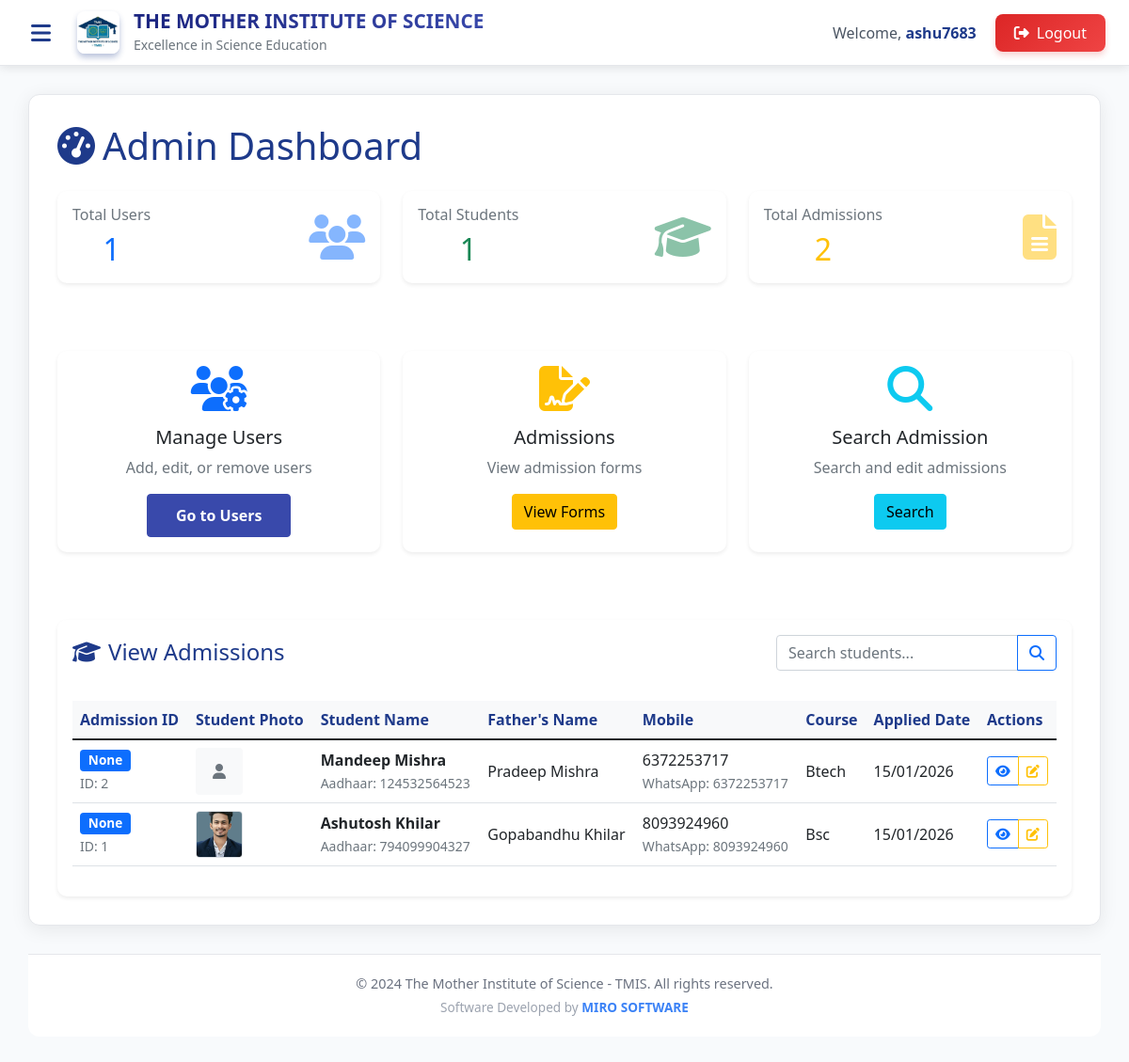
/admin-dashboard/ (signed in), run on an earlier commit of the app's database.
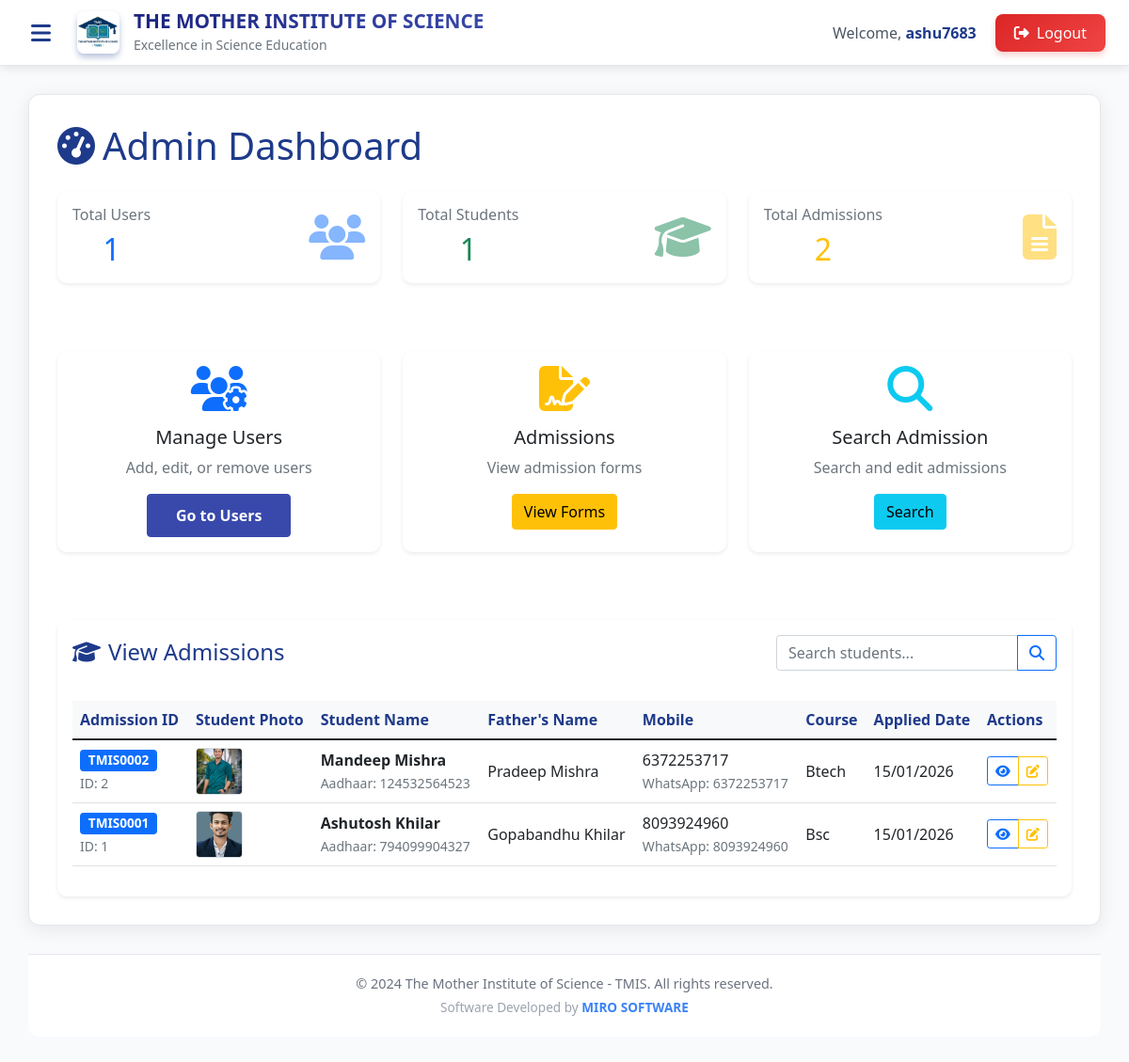
And on a later commit of the database.
### institute/models.py (models this page shows, shortened)
class Admission(models.Model):
    admission_id = models.CharField(max_length=20, unique=True, blank=True, null=True, verbose_name="Admission ID")
    student_image = models.ImageField(upload_to='student_images/', blank=True, null=True, verbose_name="Student Photo")
    student_name = models.CharField(max_length=100)
    father_name = models.CharField(max_length=100)
    mother_name = models.CharField(max_length=100)
    date_of_birth = models.DateField()
    mobile_number = models.CharField(max_length=15)
    address = models.TextField()
    adhaar_number = models.CharField(max_length=20)
    whatsapp_number = models.CharField(max_length=15)
    blood_group = models.CharField(max_length=5)
    category = models.CharField(max_length=50)
    college_name = models.CharField(max_length=200)
    board_name = models.CharField(max_length=100)
    college_roll_no = models.CharField(max_length=50)
    batch = models.CharField(max_length=50)
    eleventh_year = models.CharField(max_length=10)
    twelfth_year = models.CharField(max_length=10)
    course = models.CharField(max_length=100)
    enrolled_for = models.CharField(max_length=100)
    sams_login_id = models.CharField(max_length=100, blank=True)
    sams_password = models.CharField(max_length=100, blank=True)
    pen_number = models.CharField(max_length=100, blank=True)
    apaar_id = models.CharField(max_length=100, blank=True)
    visitor1_name = models.CharField(max_length=100, blank=True)
    visitor1_relation = models.CharField(max_length=100, blank=True)
    visitor1_contact = models.CharField(max_length=15, blank=True)
    visitor2_name = models.CharField(max_length=100, blank=True)
    visitor2_relation = models.CharField(max_length=100, blank=True)
    visitor2_contact = models.CharField(max_length=15, blank=True)
    hostel_fees = models.DecimalField(max_digits=10, decimal_places=2, default=0)
    academics_accommodation = models.TextField(blank=True)
    admitted_college_fees = models.DecimalField(max_digits=10, decimal_places=2, default=0)
    college_dress = models.CharField(max_length=100, blank=True)
    books = models.CharField(max_length=100, blank=True)
    college_transportation = models.CharField(max_length=100, blank=True)
    tms_dress = models.CharField(max_length=100, blank=True)
    installment1 = models.DecimalField(max_digits=10, decimal_places=2, default=0)
    installment2 = models.DecimalField(max_digits=10, decimal_places=2, default=0)
    installment3 = models.DecimalField(max_digits=10, decimal_places=2, default=0)
    installment4 = models.DecimalField(max_digits=10, decimal_places=2, default=0)
    installment5 = models.DecimalField(max_digits=10, decimal_places=2, default=0)
    installment6 = models.DecimalField(max_digits=10, decimal_places=2, default=0)
    tms_fees = models.DecimalField(max_digits=10, decimal_places=2, default=0)
    guardian_signature = models.CharField(max_length=100, blank=True)
    student_signature = models.CharField(max_length=100, blank=True)
    tms_signature = models.CharField(max_length=100, blank=True)
    created_at = models.DateTimeField(auto_now_add=True)
    updated_at = models.DateTimeField(auto_now=True)
    submitted_by = models.ForeignKey(CustomUser, on_delete=models.SET_NULL, null=True, blank=True)

### institute/views.py (the view, shortened to what this page needs)
# urls.py: path('admin-dashboard/', views.admin_dashboard, name='admin_dashboard'),
@login_required
def admin_dashboard(request):
    if request.user.user_type != 'admin':
        return redirect('home')
    total_users = CustomUser.objects.exclude(user_type='admin').count()
    total_students = CustomUser.objects.filter(user_type='student').count()
    total_admissions = Admission.objects.count()
    admissions_list = Admission.objects.all().order_by('-created_at')
    search_query = request.GET.get('search', '')
    page = request.GET.get('page', 1)
    paginator = Paginator(admissions_list, 10)  # Show 10 admissions per page
    try:
        admissions = paginator.page(page)
    except PageNotAnInteger:
        admissions = paginator.page(1)
    except EmptyPage:
        admissions = paginator.page(paginator.num_pages)
    context = {
        'total_users': total_users,
        'total_students': total_students,
        'total_admissions': total_admissions,
        'admissions': admissions,
        'search_query': search_query,
    }
    return render(request, 'institute/admin_dashboard.html', context)

### templates/institute/admin_dashboard.html (shortened to what the changed rows need)
{% extends 'institute/base.html' %}
{% block content %}
<div class="content-card">
    <h1 class="mb-4" style="color: #1e3a8a;">
        <i class="fas fa-tachometer-alt me-2"></i>Admin Dashboard
    </h1>
    <div class="row mb-5">
        <div class="col-md-4 mb-4">
            <div class="card border-0 shadow-sm h-100">
                <div class="card-body text-center">
                    <div class="d-flex justify-content-between align-items-center">
                        <div>
                            <h2 class="card-text text-primary">{{ total_users }}</h2>
                        </div>
                    </div>
                </div>
            </div>
        </div>
        <div class="col-md-4 mb-4">
            <div class="card border-0 shadow-sm h-100">
                <div class="card-body text-center">
                    <div class="d-flex justify-content-between align-items-center">
                        <div>
                            <h2 class="card-text text-success">{{ total_students }}</h2>
                        </div>
                    </div>
                </div>
            </div>
        </div>
        <div class="col-md-4 mb-4">
            <div class="card border-0 shadow-sm h-100">
                <div class="card-body text-center">
                    <div class="d-flex justify-content-between align-items-center">
                        <div>
                            <h2 class="card-text text-warning">{{ total_admissions }}</h2>
                        </div>
                    </div>
                </div>
            </div>
        </div>
    </div>
    <div class="card border-0 shadow-sm">
        <div class="card-body">
            {% if admissions %}
            <div class="table-responsive">
                <table class="table table-hover" id="admissionsTable">
                    <thead class="table-light">
                        <tr>
                            <th>Admission ID</th>
                            <th>Student Photo</th>
                            <th>Student Name</th>
                            <th>Father's Name</th>
                            <th>Mobile</th>
                            <th>Course</th>
                            <th>Applied Date</th>
                            <th>Actions</th>
                        </tr>
                    </thead>
                    <tbody>
                        {% for admission in admissions %}
                        <tr>
                            <td>
                                <span class="badge bg-primary">{{ admission.admission_id|default:"None" }}</span>
                                <br><small class="text-muted">ID: {{ admission.id }}</small>
                            </td>
                            <td>
                                {% if admission.student_image %}
                                <img src="{{ admission.student_image.url }}"
                                        alt="{{ admission.student_name }}"
                                        class="student-photo-thumb"
                                        data-bs-toggle="modal"
                                        data-bs-target="#studentDetailsModal"
                                        data-id="{{ admission.id }}"
                                        style="cursor: pointer;">
                                {% else %}
                                <div class="no-photo-thumb" style="width: 50px; height: 50px; background: #f8f9fa; border-radius: 4px; display: flex; align-items: center; justify-content: center;">
                                    <i class="fas fa-user text-muted"></i>
                                </div>
                                {% endif %}
                            </td>
                            <td>
                                <strong>{{ admission.student_name }}</strong>
                                {% if admission.adhaar_number %}
                                <br><small class="text-muted">Aadhaar: {{ admission.adhaar_number }}</small>
                                {% endif %}
                            </td>
                            <td>{{ admission.father_name }}</td>
                            <td>
                                {{ admission.mobile_number }}
                                {% if admission.whatsapp_number %}
                                <br><small class="text-muted">WhatsApp: {{ admission.whatsapp_number }}</small>
                                {% endif %}
                            </td>
                            <td>{{ admission.course }}</td>
                            <td>{{ admission.created_at|date:"d/m/Y" }}</td>
                            <td>
                                <div class="btn-group btn-group-sm" role="group">
                                    <button type="button" class="btn btn-outline-primary view-details-btn"
                                            data-bs-toggle="modal"
                                            data-bs-target="#studentDetailsModal"
                                            data-id="{{ admission.id }}"
                                            data-admission-id="{{ admission.admission_id|default:'' }}"
                                            data-name="{{ admission.student_name }}"
                                            data-father="{{ admission.father_name }}"
                                            data-mother="{{ admission.mother_name }}"
                                            data-dob="{{ admission.date_of_birth|date:'Y-m-d' }}"
                                            data-mobile="{{ admission.mobile_number }}"
                                            data-whatsapp="{{ admission.whatsapp_number|default:'' }}"
                                            data-aadhaar="{{ admission.adhaar_number|default:'' }}"
                                            data-address="{{ admission.address }}"
                                            data-blood="{{ admission.blood_group|default:'' }}"
                                            data-category="{{ admission.category|default:'' }}"
                                            data-course="{{ admission.course }}"
                                            data-college="{{ admission.college_name|default:'' }}"
                                            data-board="{{ admission.board_name|default:'' }}"
                                            data-roll="{{ admission.college_roll_no|default:'' }}"
                                            data-batch="{{ admission.batch|default:'' }}"
                                            data-eleventh="{{ admission.eleventh_year|default:'' }}"
                                            data-twelfth="{{ admission.twelfth_year|default:'' }}"
                                            data-enrolled="{{ admission.enrolled_for|default:'' }}"
                                            data-samsid="{{ admission.sams_login_id|default:'' }}"
                                            data-samspass="{{ admission.sams_password|default:'' }}"
                                            data-hostel="{{ admission.hostel_fees|default:'0' }}"
                                            data-tms="{{ admission.tms_fees|default:'0' }}"
                                            data-collegefees="{{ admission.admitted_college_fees|default:'0' }}"
                                            data-transport="{{ admission.college_transportation|default:'' }}"
                                            data-date="{{ admission.created_at|date:'d/m/Y' }}"
                                            data-image="{% if admission.student_image %}{{ admission.student_image.url }}{% endif %}">
                                        <i class="fas fa-eye"></i>
                                    </button>
                                    <a href="{% url 'search_admission' %}?search={{ admission.admission_id|default:admission.student_name }}"
                                        class="btn btn-outline-warning">
                                        <i class="fas fa-edit"></i>
                                    </a>
                                </div>
                            </td>
                        </tr>
                        {% endfor %}
                    </tbody>
                </table>
            </div>
            {% endif %}
        </div>
    </div>
</div>
{% endblock %}

What changed in the data, as far as the page shows it:
changed Admission "Mandeep Mishra": admission_id "None" → "TMIS0002"; student_image: picture added
changed Admission "Ashutosh Khilar": admission_id "None" → "TMIS0001"
